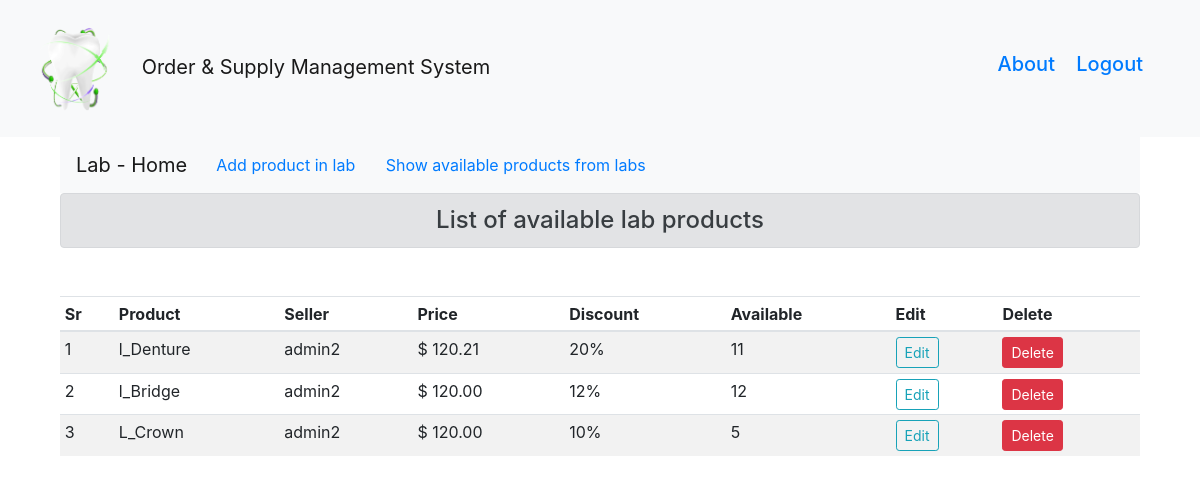
The page /labproduct (signed in) on the database as committed earlier.
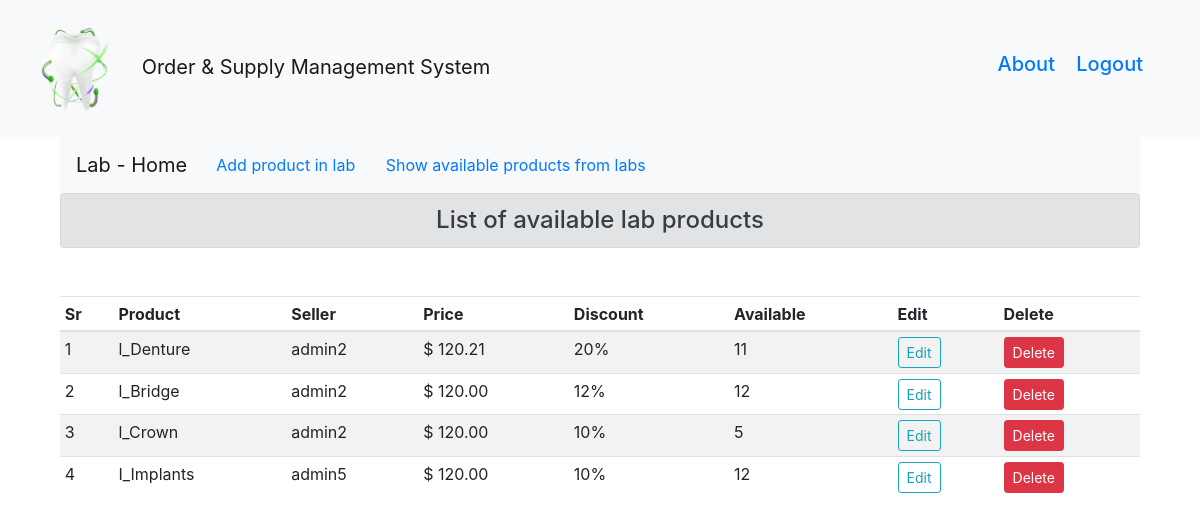
The same page on the database as committed later.
### dental/products/models.py (models this page shows, shortened)
class lab_product(db.Model):
    id = db.Column(db.Integer, primary_key=True)
    name = db.Column(db.String(80), nullable=False)
    seller = db.Column(db.String(80), nullable=False)
    price = db.Column(db.Numeric(10,2), nullable=False)
    discout = db.Column(db.Integer, default=0)
    stock = db.Column(db.Integer, nullable=False)
    description = db.Column(db.Text, nullable=False)

### dental/products/routes.py (the view)
@app.route('/labproduct')
def labproduct():
    if 'username' not in session:
        flash(f'Please login first','danger')
        return redirect(url_for('login', filename='routes.py'))
    products = lab_product.query.all()
    return render_template('products/labproduct.html', title='Lab User', products=products)

### dental/templates/products/labproduct.html (shortened to what this page needs)
{% extends "layout.html" %}
{% block content %}
<div class="container">
        <nav class="navbar navbar-expand-lg navbar-light bg-light">
            <a class="navbar-brand" href="/lab">Lab - Home</a>
            <div class="collapse navbar-collapse" id="navbarSupportedContent">
            <ul class="navbar-nav mr-auto">
                <li class="nav-item active">
                    <a class="btn btn-link" href="/addproduct_lab">Add product in lab </a>
                    <a class="btn btn-link" href="/labproduct">  Show available products from labs</a>
                </li>
            </ul>
            </div>
        </nav>
</div>
<div class="container">
    <h4 class="alert alert-secondary" style="text-align: center; ">List of available lab products</h4>
</div>
<div class="container mt-5">
    <table class="table table-sm table-striped">
        <thead>
            <th>Sr</th>
            <th>Product</th>
            <th>Seller</th>
            <th>Price</th>
            <th>Discount</th>
            <th>Available</th>
            <th>Edit</th>
            <th>Delete</th>
        </thead>
        <tbody>
            {% for product in products %}
            <tr>
                <td>{{loop.index}}</td>
                <td>{{product.name}}</td>
                <td>{{product.seller}}</td>
                <td>$ {{product.price}}</td>
                <td>{{product.discout}}%</td>
                <td>{{product.stock}}</td>
                <td><a href="{{url_for('updateproduct_lab', id = product.id)}}" class="btn btn-sm btn-outline-info" method="POST">Edit</a></td>
                <td>
                    <button type="button" class="btn btn-danger btn-sm" data-toggle="modal" data-target="#exampleModal-{{product.id}}">
                        Delete
                    </button>
                </td>
            </tr>
            {% endfor %}
        </tbody>
    </table>
</div>
{% endblock %}

Rows that differ between the two databases and show on the page:
changed lab_product: name "L_Crown" → "l_Crown"
added lab_product: name "I_Implants", seller "admin5", price "120.00", discout "10", stock "12"
